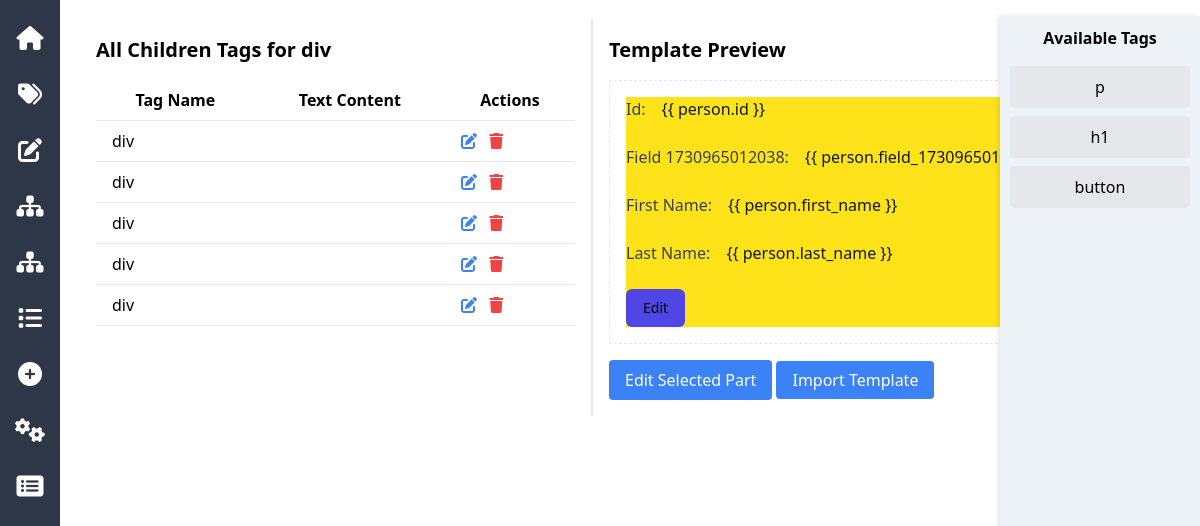
/idd/template/12/view-all-children/?tag_id=172 (signed in), run on the app's committed database.
### idd/models.py (models this page shows, shortened)
class Tag(models.Model):
    template = models.ForeignKey(Template, related_name='tags', on_delete=models.CASCADE)
    parent_tag = models.ForeignKey('self', related_name='children', null=True, blank=True, on_delete=models.CASCADE)
    tag_name = models.CharField(max_length=50)
    text_content = models.TextField(blank=True)
    classes = models.ManyToManyField('Class', related_name='tags', through='TagClass')
    django_tag_type = models.CharField(
        max_length=50,
        blank=True,
        null=True,
        choices=[
            ('csrf_token', 'CSRF Token'),
            ('for', 'For Loop'),
            ('endfor', 'End For Loop'),
            ('if', 'If Condition'),
            ('endif', 'End If Condition'),
            ('block', 'Block Tag'),
            ('endblock', 'End Block Tag'),
            ('extends', 'Extends Tag'),
        ]
    )
    position = models.PositiveIntegerField(default=0)
    class Meta:
        unique_together = ('position', 'parent_tag')

### idd/views.py (the view)
# urls.py: path('template/<int:template_id>/view-all-children/', view_all_children, name='view_all_children'),
def view_all_children(request, template_id):
    tag_id = request.GET.get('tag_id')
    parent_tag = get_object_or_404(Tag, id=tag_id)
    children_tags = Tag.objects.filter(parent_tag=parent_tag)
    data = get_common_data(template_id, tag_id)
    data.update({
        'children_tags': children_tags
    })
    return render_with_context(request, 'view_all_children.html', data)

### authApp/autoLogoutMiddleware.py (called while the page is built, shortened)
    def __call__(self, request):
        if request.user.is_authenticated:
            last_activity = request.session.get('last_activity')
            current_time = now()
            request.session['last_activity'] = current_time.isoformat()
        return self.get_response(request)

### idd/views.py (called while the page is built)
def render_with_context(request, template_name, context=None, additional_data=None):
    if context is None:
        context = {}
    if additional_data:
        context.update(additional_data)
    return render(request, template_name, context)

def get_common_data(template_id, tag_id=None):
    template = get_object_or_404(Template, id=template_id)
    tag = get_object_or_404(Tag, id=tag_id) if tag_id else None
    html_structure = generate_template_by_id(template_id)
    return {
        'template': template,
        'tag': tag,
        'html_structure': html_structure
    }

### idd/templates/view_all_children.html
{% extends 'base_template.html' %}
{% block content %}
<div class="mb-4">
    <h2 class="text-xl font-bold mb-4">All Children Tags for {{ tag.tag_name }}</h2>
    <table class="min-w-full bg-white">
        <thead>
            <tr>
                <th class="py-2 px-4 border-b">Tag Name</th>
                <th class="py-2 px-4 border-b">Text Content</th>
                <th class="py-2 px-4 border-b">Actions</th>
            </tr>
        </thead>
        <tbody>
            {% for tag in children_tags %}
            <tr>
                <td class="py-2 px-4 border-b">{{ tag.tag_name }}</td>
                <td class="py-2 px-4 border-b">{{ tag.text_content }}</td>
                <td class="py-2 px-4 border-b">
                    <a href="{% url 'view_all_children' template.id %}?tag_id={{ tag.id }}" class="text-blue-500 hover:text-blue-700 mr-2">
                        <i class="fas fa-edit"></i>
                    </a>
                    <a href="{% url 'delete_tag' template.id %}?tag_id={{ tag.id }}" class="text-red-500 hover:text-red-700">
                        <i class="fas fa-trash"></i>
                    </a>
                </td>
            </tr>
            {% endfor %}
        </tbody>
    </table>
</div>
{% endblock %}

### idd/templates/base_template.html (shortened to what this page needs)
<!DOCTYPE html>
<html lang="en">
<head>
    {% load static %}
    <link rel="stylesheet" href="{% static 'js/main.js' %}">
    <link href="https://cdn.jsdelivr.net/npm/tailwindcss@2.0.0/dist/tailwind.min.css" rel="stylesheet">
    <link href="https://cdnjs.cloudflare.com/ajax/libs/font-awesome/6.0.0-beta3/css/all.min.css" rel="stylesheet">
</head>
<body>
    <div class="sidebar">
        <a href="{% url 'template_list' %}" data-tooltip="Home"><i class="fas fa-home"></i></a>
        <a href="{% url 'add_child_tag' template.id %}?tag_id={{tag.id}}" data-tooltip="Add Child Tag"><i class="fas fa-tags"></i></a>
        <a href="{% url 'edit_tag' template.id %}?tag_id={{tag.id}}" data-tooltip="Edit Tag"><i class="fas fa-edit"></i></a>
        <a href="{% url 'view_all_children' template.id %}?tag_id={{tag.id}}" data-tooltip="All Children Tags"><i class="fas fa-sitemap"></i></a>
        <a href="{% url 'view_all_siblings' template.id %}?tag_id={{tag.id}}" data-tooltip="All Sibling Tags"><i class="fas fa-sitemap"></i></a>
        <a href="{% url 'view_all_classes' template.id %}?tag_id={{tag.id}}" data-tooltip="All Classes"><i class="fas fa-list"></i></a>
        <a href="{% url 'add_class' template.id %}?tag_id={{tag.id}}" data-tooltip="Add Class"><i class="fas fa-plus-circle"></i></a>
        <a href="{% url 'add_attribute' template.id %}?tag_id={{tag.id}}" data-tooltip="Add Attribute"><i class="fas fa-cogs"></i></a>
        <a href="{% url 'view_all_attributes' template.id %}?tag_id={{tag.id}}" data-tooltip="All Attributes"><i class="fas fa-list-alt"></i></a>
    </div>
    <div class="container mx-auto mt-5 ml-20">
        <div class="flex">
            <div class="w-1/2 p-4 border-r">
                {% block content %}
                {% endblock %}
            </div>
            <div class="w-1/2 p-4 border-l">
                <h2 class="text-xl font-bold mb-4">Template Preview</h2>
                <div id="templatePreview" class="border p-4 droppable overflow-auto">
                    {{ html_structure|safe }}
                </div>
                <button id="editSelectedPart" class="bg-blue-500 text-white px-4 py-2 rounded mt-4">Edit Selected Part</button>
                <a href="{% url 'templates_gallery' %}?parent_id={{ tag.template.id }}" class="bg-blue-500 text-white px-4 py-2 rounded mt-4">Import Template</a>
            </div>
        </div>
    </div>
    <div class="tag-list mt-4">
        <h3 class="font-bold text-center mb-4">Available Tags</h3>
        <div id="tag-p" class="tag-item draggable bg-gray-200 hover:bg-gray-300 p-2 rounded mb-2 cursor-move" draggable="true">p</div>
        <div id="tag-h1" class="tag-item draggable bg-gray-200 hover:bg-gray-300 p-2 rounded mb-2 cursor-move" draggable="true">h1</div>
        <div id="tag-button" class="tag-item draggable bg-gray-200 hover:bg-gray-300 p-2 rounded mb-2 cursor-move" draggable="true">button</div>
    </div>
</body>
</html>

### idd/templates/base_template.html (style rules this page uses)
.sidebar { position: fixed; left: 0; top: 0; height: 100%; width: 60px; background-color: #2d3748; color: white; display: flex; flex-direction: column; align-items: center; padding-top: 20px; }
.sidebar a { margin-bottom: 20px; color: white; font-size: 24px; text-align: center; position: relative; }
.draggable { cursor: grab; }
.droppable { border: 2px dashed #4a5568; padding: 10px; min-height: 100px; }
.tag-list { position: fixed; right: 0; top: 0; height: 100%; width: 200px; background-color: #edf2f7; padding: 10px; overflow-y: auto; box-shadow: -2px 0 5px rgba(0, 0, 0, 0.1); }
.tag-item { background-color: #f7fafc; border: 1px solid #e2e8f0; margin-bottom: 10px; padding: 5px; text-align: center; cursor: grab; }
.tag-item { transition: background-color 0.2s ease; cursor: move; }
.droppable { position: relative; min-height: 200px; border: 2px dashed #e5e7eb; transition: border 0.3s ease-in-out; }

### data on the page
Tag: tag_name "div"
Tag: tag_name "div"
Tag: tag_name "div"
Tag: tag_name "div"
Tag: tag_name "div"
Tag: tag_name "div"
Tag: text_content "Id: {{ person.id }} Field 1730965012038: {{ person.field_1730965012038 }} First Name: {{ person.first_name }} Last Name: {{ person.last_name }} Edit"
